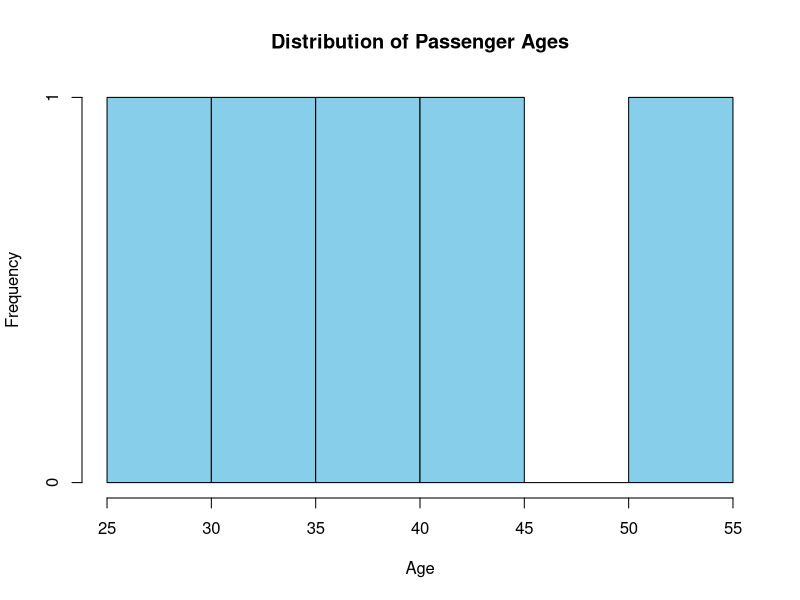
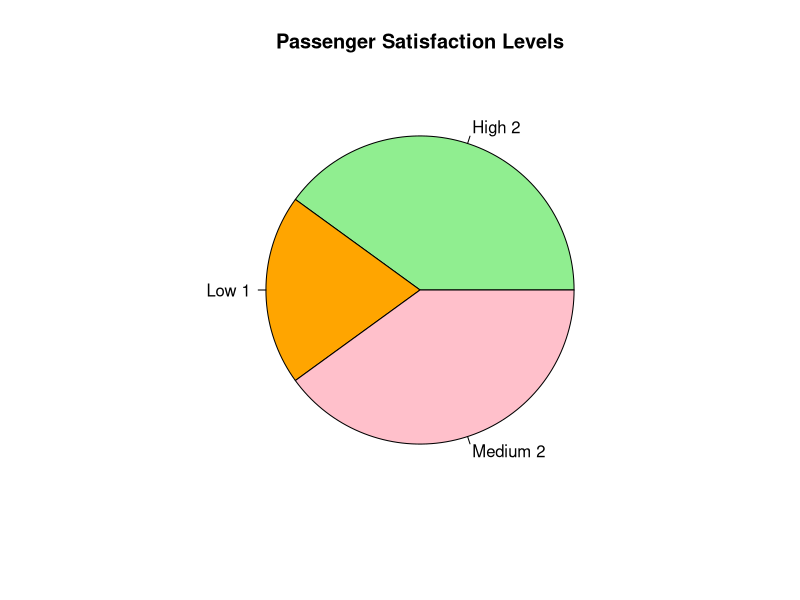
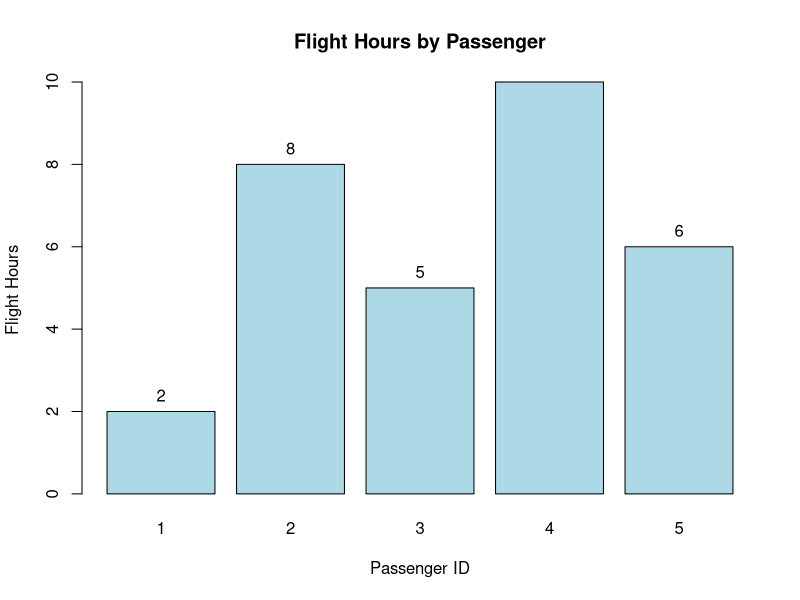
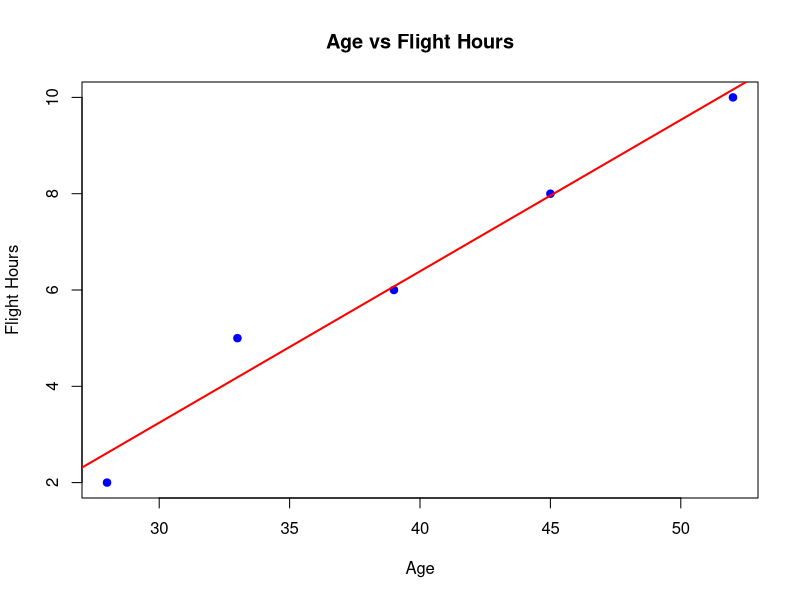

The R script that drew these images, in order:
setwd("E:/Development/College/Data-Handling-and-Visualization/Experiments/Exp-23-Airline-Passenger-Analysis")

data <- read.csv("Airline_Passengers.csv")

# Q1. Histogram of Passenger Ages
hist(data$Age,
     col = "skyblue",
     main = "Distribution of Passenger Ages",
     xlab = "Age",
     ylab = "Frequency")

# Q2. Pie Chart of Satisfaction Levels
satisfaction_count <- table(data$Satisfaction)

pie(satisfaction_count,
    col = c("lightgreen", "orange", "pink"),
    main = "Passenger Satisfaction Levels",
    labels = paste(names(satisfaction_count),
                   satisfaction_count))

# Q3. Bar Chart of Flight Hours by Passenger
bar <- barplot(data$Flight_Hours,
               names.arg = data$Passenger_ID,
               col = "lightblue",
               main = "Flight Hours by Passenger",
               xlab = "Passenger ID",
               ylab = "Flight Hours")

text(bar,
     data$Flight_Hours,
     labels = data$Flight_Hours,
     pos = 3)

# Q4. Scatter Plot of Age vs Flight Hours
plot(data$Age,
     data$Flight_Hours,
     pch = 19,
     col = "blue",
     main = "Age vs Flight Hours",
     xlab = "Age",
     ylab = "Flight Hours")

abline(lm(Flight_Hours ~ Age,
          data = data),
       col = "red",
       lwd = 2)

# Display dataset
print(data)
